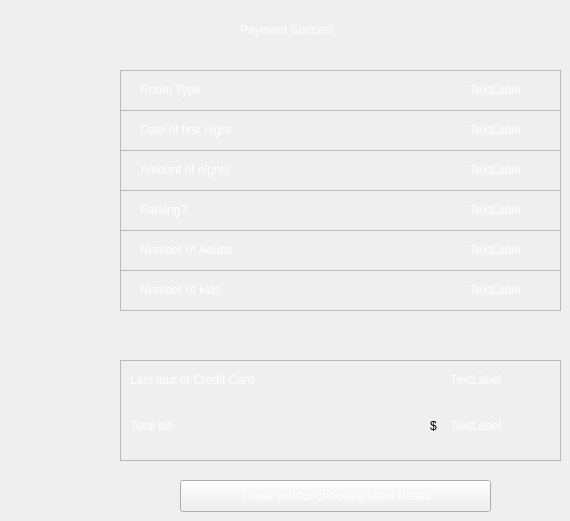
    <widget class="QWidget" name="page_7">
     <widget class="QPushButton" name="ConfirmButton">
      <property name="geometry">
       <rect>
        <x>180</x>
        <y>480</y>
        <width>311</width>
        <height>32</height>
       </rect>
      </property>
      <property name="styleSheet">
       <string notr="true">color: rgb(255, 255, 255);</string>
      </property>
      <property name="text">
       <string>Thank you for choosing Liam Hotels</string>
      </property>
     </widget>
     <widget class="QFrame" name="frame_41">
      <property name="geometry">
       <rect>
        <x>120</x>
        <y>70</y>
        <width>441</width>
        <height>41</height>
       </rect>
      </property>
      <property name="frameShape">
       <enum>QFrame::StyledPanel</enum>
      </property>
      <property name="frameShadow">
       <enum>QFrame::Raised</enum>
      </property>
      <widget class="QLabel" name="ResOutput">
       <property name="geometry">
        <rect>
         <x>270</x>
         <y>10</y>
         <width>131</width>
         <height>20</height>
        </rect>
       </property>
       <property name="styleSheet">
        <string notr="true">color: rgb(255, 255, 255);</string>
       </property>
       <property name="text">
        <string>TextLabel</string>
       </property>
       <property name="alignment">
        <set>Qt::AlignRight|Qt::AlignTrailing|Qt::AlignVCenter</set>
       </property>
      </widget>
      <widget class="QLabel" name="label_28">
       <property name="geometry">
        <rect>
         <x>20</x>
         <y>10</y>
         <width>151</width>
         <height>20</height>
        </rect>
       </property>
       <property name="styleSheet">
        <string notr="true">color: rgb(255, 255, 255);</string>
       </property>
       <property name="text">
        <string>Room Type</string>
       </property>
      </widget>
     </widget>
     <widget class="QFrame" name="frame_42">
      <property name="geometry">
       <rect>
        <x>120</x>
        <y>110</y>
        <width>441</width>
        <height>41</height>
       </rect>
      </property>
      <property name="frameShape">
       <enum>QFrame::StyledPanel</enum>
      </property>
      <property name="frameShadow">
       <enum>QFrame::Raised</enum>
      </property>
      <widget class="QLabel" name="label_21">
       <property name="geometry">
        <rect>
         <x>20</x>
         <y>10</y>
         <width>151</width>
         <height>20</height>
        </rect>
       </property>
       <property name="styleSheet">
        <string notr="true">color: rgb(255, 255, 255);</string>
       </property>
       <property name="text">
        <string>Date of first night</string>
       </property>
      </widget>
      <widget class="QLabel" name="FirstOutput">
       <property name="geometry">
        <rect>
         <x>290</x>
         <y>10</y>
         <width>111</width>
         <height>20</height>
        </rect>
       </property>
       <property name="styleSheet">
        <string notr="true">color: rgb(255, 255, 255);</string>
       </property>
       <property name="text">
        <string>TextLabel</string>
       </property>
       <property name="alignment">
        <set>Qt::AlignRight|Qt::AlignTrailing|Qt::AlignVCenter</set>
       </property>
      </widget>
     </widget>
     <widget class="QFrame" name="frame_43">
      <property name="geometry">
       <rect>
        <x>120</x>
        <y>190</y>
        <width>441</width>
        <height>41</height>
       </rect>
      </property>
      <property name="frameShape">
       <enum>QFrame::StyledPanel</enum>
      </property>
      <property name="frameShadow">
       <enum>QFrame::Raised</enum>
      </property>
      <widget class="QLabel" name="label_23">
       <property name="geometry">
        <rect>
         <x>20</x>
         <y>10</y>
         <width>151</width>
         <height>20</height>
        </rect>
       </property>
       <property name="styleSheet">
        <string notr="true">color: rgb(255, 255, 255);</string>
       </property>
       <property name="text">
        <string>Parking?</string>
       </property>
      </widget>
      <widget class="QLabel" name="ParkOutput">
       <property name="geometry">
        <rect>
         <x>310</x>
         <y>10</y>
         <width>91</width>
         <height>20</height>
        </rect>
       </property>
       <property name="styleSheet">
        <string notr="true">color: rgb(255, 255, 255);</string>
       </property>
       <property name="text">
        <string>TextLabel</string>
       </property>
       <property name="alignment">
        <set>Qt::AlignRight|Qt::AlignTrailing|Qt::AlignVCenter</set>
       </property>
      </widget>
     </widget>
     <widget class="QFrame" name="frame_44">
      <property name="geometry">
       <rect>
        <x>120</x>
        <y>230</y>
        <width>441</width>
        <height>41</height>
       </rect>
      </property>
      <property name="frameShape">
       <enum>QFrame::StyledPanel</enum>
      </property>
      <property name="frameShadow">
       <enum>QFrame::Raised</enum>
      </property>
      <widget class="QLabel" name="label_24">
       <property name="geometry">
        <rect>
         <x>20</x>
         <y>10</y>
         <width>151</width>
         <height>20</height>
        </rect>
       </property>
       <property name="styleSheet">
        <string notr="true">color: rgb(255, 255, 255);</string>
       </property>
       <property name="text">
        <string>Number of Adults</string>
       </property>
      </widget>
      <widget class="QLabel" name="NumAdultsOutput">
       <property name="geometry">
        <rect>
         <x>320</x>
         <y>10</y>
         <width>81</width>
         <height>20</height>
        </rect>
       </property>
       <property name="styleSheet">
        <string notr="true">color: rgb(255, 255, 255);</string>
       </property>
       <property name="text">
        <string>TextLabel</string>
       </property>
       <property name="alignment">
        <set>Qt::AlignRight|Qt::AlignTrailing|Qt::AlignVCenter</set>
       </property>
      </widget>
     </widget>
     <widget class="QFrame" name="frame_59">
      <property name="geometry">
       <rect>
        <x>120</x>
        <y>270</y>
        <width>441</width>
        <height>41</height>
       </rect>
      </property>
      <property name="frameShape">
       <enum>QFrame::StyledPanel</enum>
      </property>
      <property name="frameShadow">
       <enum>QFrame::Raised</enum>
      </property>
      <widget class="QLabel" name="NumKidsOutput">
       <property name="geometry">
        <rect>
         <x>320</x>
         <y>10</y>
         <width>81</width>
         <height>20</height>
        </rect>
       </property>
       <property name="styleSheet">
        <string notr="true">color: rgb(255, 255, 255);</string>
       </property>
       <property name="text">
        <string>TextLabel</string>
       </property>
       <property name="alignment">
        <set>Qt::AlignRight|Qt::AlignTrailing|Qt::AlignVCenter</set>
       </property>
      </widget>
      <widget class="QLabel" name="label_25">
       <property name="geometry">
        <rect>
         <x>20</x>
         <y>10</y>
         <width>151</width>
         <height>20</height>
        </rect>
       </property>
       <property name="styleSheet">
        <string notr="true">color: rgb(255, 255, 255);</string>
       </property>
       <property name="text">
        <string>Number of kids</string>
       </property>
      </widget>
     </widget>
     <widget class="QFrame" name="frame_60">
      <property name="geometry">
       <rect>
        <x>120</x>
        <y>360</y>
        <width>441</width>
        <height>101</height>
       </rect>
      </property>
      <property name="frameShape">
       <enum>QFrame::StyledPanel</enum>
      </property>
      <property name="frameShadow">
       <enum>QFrame::Raised</enum>
      </property>
      <widget class="QLabel" name="label_26">
       <property name="geometry">
        <rect>
         <x>10</x>
         <y>10</y>
         <width>191</width>
         <height>20</height>
        </rect>
       </property>
       <property name="styleSheet">
        <string notr="true">color: rgb(255, 255, 255);</string>
       </property>
       <property name="text">
        <string>Last four of Credit Card</string>
       </property>
      </widget>
      <widget class="QLabel" name="CreditOutput">
       <property name="geometry">
        <rect>
         <x>330</x>
         <y>10</y>
         <width>81</width>
         <height>20</height>
        </rect>
       </property>
       <property name="styleSheet">
        <string notr="true">color: rgb(255, 255, 255);</string>
       </property>
       <property name="text">
        <string>TextLabel</string>
       </property>
      </widget>
      <widget class="QLabel" name="label_27">
       <property name="geometry">
        <rect>
         <x>10</x>
         <y>50</y>
         <width>151</width>
         <height>31</height>
        </rect>
       </property>
       <property name="styleSheet">
        <string notr="true">color: rgb(255, 255, 255);</string>
       </property>
       <property name="text">
        <string>Total bill</string>
       </property>
      </widget>
      <widget class="QLabel" name="TotalOutput">
       <property name="geometry">
        <rect>
         <x>330</x>
         <y>50</y>
         <width>91</width>
         <height>31</height>
        </rect>
       </property>
       <property name="styleSheet">
        <string notr="true">color: rgb(255, 255, 255);</string>
       </property>
       <property name="text">
        <string>TextLabel</string>
       </property>
      </widget>
      <widget class="QLabel" name="label_43">
       <property name="geometry">
        <rect>
         <x>310</x>
         <y>50</y>
         <width>16</width>
         <height>31</height>
        </rect>
       </property>
       <property name="text">
        <string>$</string>
       </property>
      </widget>
     </widget>
     <widget class="QFrame" name="frame_61">
      <property name="geometry">
       <rect>
        <x>120</x>
        <y>150</y>
        <width>441</width>
        <height>41</height>
       </rect>
      </property>
      <property name="frameShape">
       <enum>QFrame::StyledPanel</enum>
      </property>
      <property name="frameShadow">
       <enum>QFrame::Raised</enum>
      </property>
      <widget class="QLabel" name="label_22">
       <property name="geometry">
        <rect>
         <x>20</x>
         <y>10</y>
         <width>151</width>
         <height>20</height>
        </rect>
       </property>
       <property name="styleSheet">
        <string notr="true">color: rgb(255, 255, 255);</string>
       </property>
       <property name="text">
        <string>Amount of nights</string>
       </property>
      </widget>
      <widget class="QLabel" name="NumNightsOutput">
       <property name="geometry">
        <rect>
         <x>320</x>
         <y>10</y>
         <width>81</width>
         <height>20</height>
        </rect>
       </property>
       <property name="styleSheet">
        <string notr="true">color: rgb(255, 255, 255);</string>
       </property>
       <property name="text">
        <string>TextLabel</string>
       </property>
       <property name="alignment">
        <set>Qt::AlignRight|Qt::AlignTrailing|Qt::AlignVCenter</set>
       </property>
      </widget>
     </widget>
     <widget class="QLabel" name="label_45">
      <property name="geometry">
       <rect>
        <x>240</x>
        <y>20</y>
        <width>191</width>
        <height>20</height>
       </rect>
      </property>
      <property name="styleSheet">
       <string notr="true">color: rgb(255, 255, 255);</string>
      </property>
      <property name="text">
       <string>Payment Succes!</string>
      </property>
     </widget>
    </widget>
